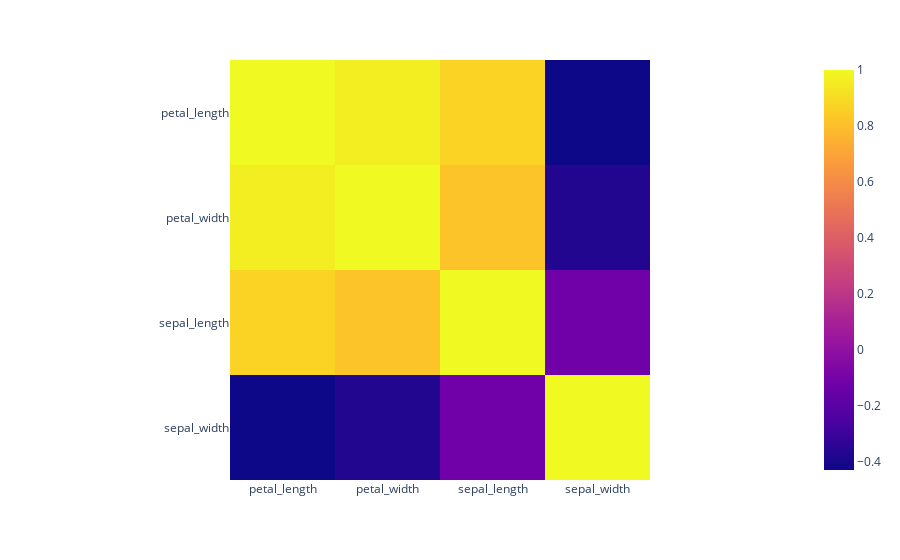

Source (notebook cell):
### Code cell
fig = px.imshow(iris[['petal_length', 'petal_width','sepal_length', 'sepal_width']].corr())
fig.show()

### Figure 1 — Plotly figure (JSON) as saved in the notebook; plotly's stock layout.template omitted (floating-point values rounded to 4 significant figures)
{"data": [{"coloraxis": "coloraxis", "hovertemplate": "x: %{x}<br>y: %{y}<br>color: %{z}<extra></extra>", "name": "0", "type": "heatmap", "x": ["petal_length", "petal_width", "sepal_length", "sepal_width"], "xaxis": "x", "y": ["petal_length", "petal_width", "sepal_length", "sepal_width"], "yaxis": "y", "z": [[1, 0.9629, 0.8718, -0.4284], [0.9629, 1, 0.8179, -0.3661], [0.8718, 0.8179, 1, -0.1176], [-0.4284, -0.3661, -0.1176, 1]]}], "layout": {"coloraxis": {"colorscale": [[0, "#0d0887"], [0.1111, "#46039f"], [0.2222, "#7201a8"], [0.3333, "#9c179e"], [0.4444, "#bd3786"], [0.5556, "#d8576b"], [0.6667, "#ed7953"], [0.7778, "#fb9f3a"], [0.8889, "#fdca26"], [1, "#f0f921"]]}, "margin": {"t": 60}, "xaxis": {"anchor": "y", "constrain": "domain", "domain": [0, 1], "scaleanchor": "y"}, "yaxis": {"anchor": "x", "autorange": "reversed", "constrain": "domain", "domain": [0, 1]}}}
